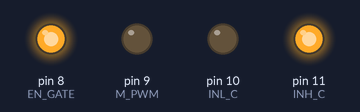
Simulated run of this sketch. Board: Arduino Uno, built with avr-gcc and run on an emulated ATmega328P. On the bench: output pins drawn as LEDs (lit = HIGH).

Above: at 0.1 s.
Timing chart, 0 to 1.6 s (numbered marks = the images above):
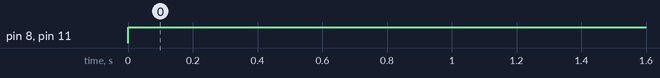

Measured:
- by itself, pin 8 (EN_GATE), pin 11 (INH_C): LOW → HIGH at 0.00 s

The sketch:

DRV8302_OTS_TESTING.ino
```cpp
// Blink a pin on Arduino
// Change pin number if needed
const int EN_GATE = 8;
const int M_PWM = 9;
const int INL_C = 10;
const int INH_C = 11;

void setup() {
  pinMode(EN_GATE, OUTPUT);   // Set pin as output
  pinMode(M_PWM, OUTPUT);   // Set pin as output
  pinMode(INL_C, OUTPUT);   // Set pin as output
  pinMode(INH_C, OUTPUT);   // Set pin as output
}

void loop() {
  digitalWrite(EN_GATE, HIGH);  // Turn pin ON
  digitalWrite(M_PWM, LOW);  // Turn pin LOW
  digitalWrite(INL_C, LOW);  // Turn pin LOW
  digitalWrite(INH_C, HIGH);  // Turn pin LOW

}
```
